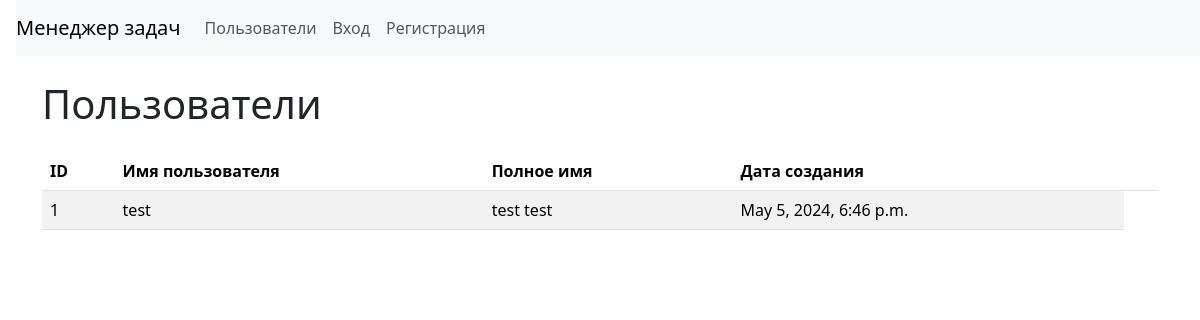
The app's page /users/, older data.
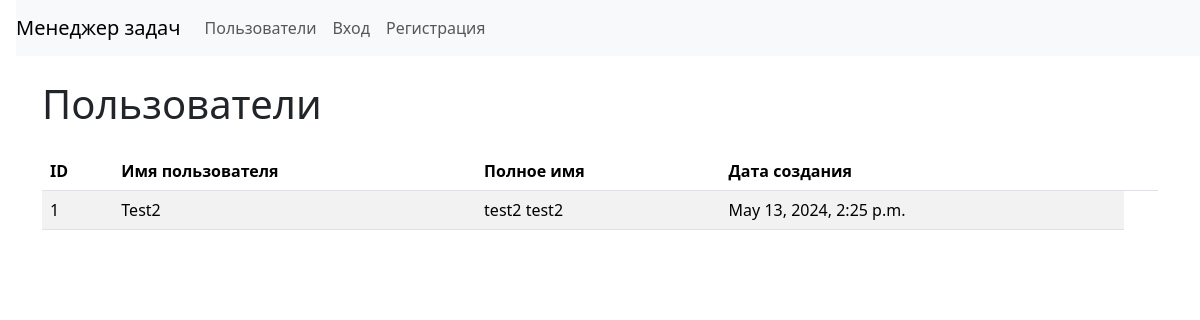
The same page, newer data.
### task_manager/apps/users/models.py (models this page shows)
class User(AbstractUser):
    def __str__(self):
        return f"{self.first_name} {self.last_name}"

### task_manager/apps/users/views.py (the view)
# urls.py: path("", views.Index.as_view(), name="labels"),
class Index(ListView):
    model = User
    template_name = "users/users.html"
    context_object_name = "users"
    def get_context_data(self, **kwargs):
        context = super().get_context_data(**kwargs)
        context["current_user"] = self.request.user
        return context

### task_manager/templates/users/users.html (shortened to what this page needs)
{% extends 'base.html' %}
{% load i18n %}
{% block content %}
<h1 class="my-4">Пользователи</h1>
<table class="table table-striped">
    <thead>
        <tr>
            <th>ID</th>
            <th>Имя пользователя</th>
            <th>Полное имя</th>
            <th>Дата создания</th>
            <th></th>
        </tr>
    </thead>
    <tbody>
        {% for user in users %}
        <tr>
            <td>{{ user.id }}</td>
            <td>{{ user.username }}</td>
            <td>{{ user.get_full_name }}</td>
            <td>{{ user.date_joined }}</td>
        </tr>
        {% endfor %}
    </tbody>
</table>
</div>
{% endblock %}

### task_manager/templates/base.html (shortened to what this page needs)
{% load i18n %}
{% get_current_language as LANGUAGE_CODE %}
<html lang="{{ LANGUAGE_CODE }}">
{% load django_bootstrap5 %}
{% bootstrap_css %}
<head>
</head>
<body class="d-flex flex-column min-vh-100">
      {% include 'navbar.html' %}
      <div class="container wrapper flex-grow-1">
              {% block content %}
              {% endblock %}
  </body>
</html>

### task_manager/templates/navbar.html (shortened to what this page needs)
{% load i18n %}
<nav class="navbar navbar-expand-lg navbar-light bg-light ms-3">
  <a class="navbar-brand" href="{% url 'index' %}">Менеджер задач</a>
  <div class="collapse navbar-collapse" id="navbarToggleExternalContent">
    <ul class="navbar-nav mr-auto">
      <li class="nav-item">
        <a class="nav-link" href="{% url 'users' %}">Пользователи</a>
      </li>
      {% if user.is_authenticated %}
      <li class="nav-item">
        <a class="nav-link" href="{% url 'statuses' %}">Статусы</a>
      </li>
      <li class="nav-item">
        <a class="nav-link" href="{% url 'labels' %}">Метки</a>
      </li>
      <li class="nav-item">
        <a class="nav-link" href="{% url 'tasks' %}">Задачи</a>
      </li>
      <ul class="navbar-nav">
        <form action="{% url 'logout' %}" method="post">
          {% csrf_token %}
          <input class="btn nav-link" type="submit" value="Выход">
        </form>
      </ul>
      {% else %}
      <li class="nav-item">
        <a class="nav-link" href="{% url 'login' %}">Вход</a>
      </li>
      <li class="nav-item">
        <a class="nav-link" href="{% url 'create_user' %}">Регистрация</a>
      </li>
      {% endif %}
    </ul>
  </div>
</nav>

Row changes from the older to the newer data that the page shows:
changed User id 1: username "test" → "Test2"; get_full_name "test test" → "test2 test2"; date_joined "May 5, 2024, 6:46 p.m." → "May 13, 2024, 2:25 p.m."
